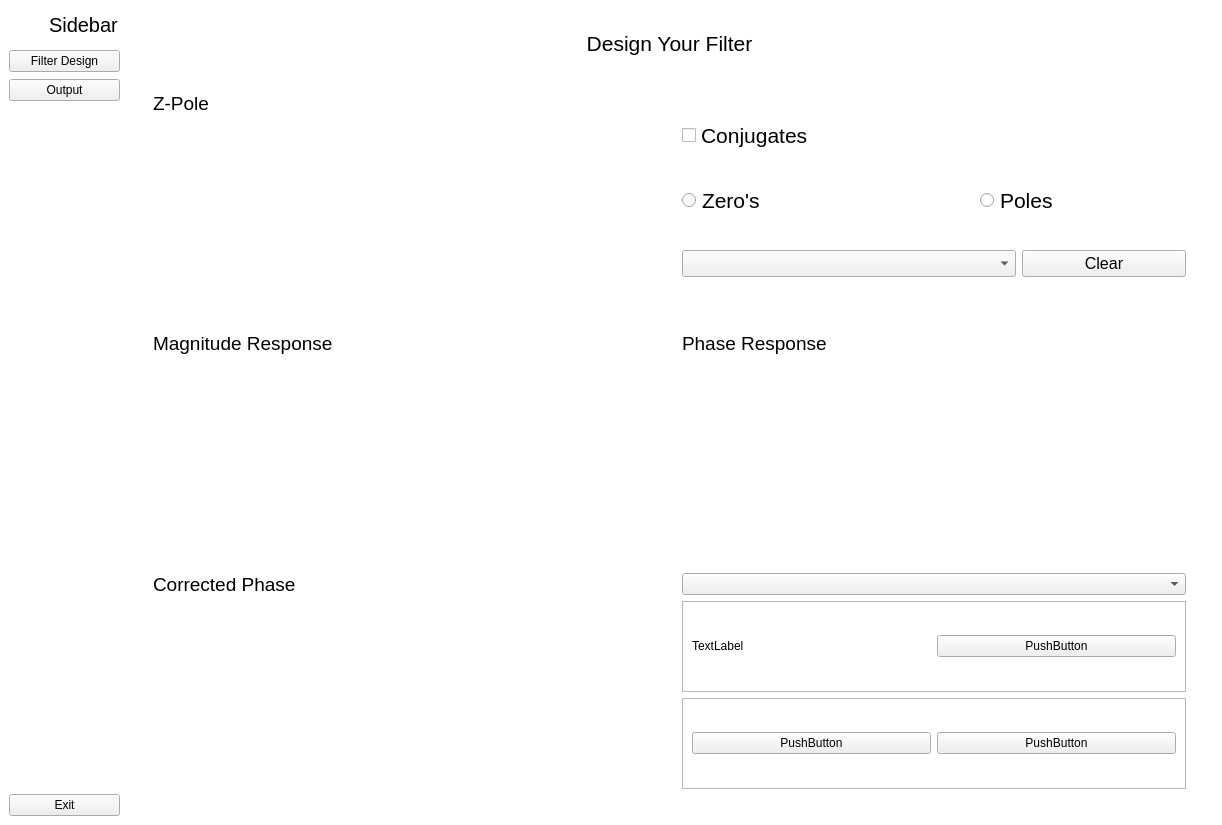
<?xml version="1.0" encoding="UTF-8"?>
<ui version="4.0">
 <class>MainWindow</class>
 <widget class="QMainWindow" name="MainWindow">
  <property name="geometry">
   <rect>
    <x>0</x>
    <y>0</y>
    <width>1222</width>
    <height>825</height>
   </rect>
  </property>
  <property name="font">
   <font>
    <pointsize>8</pointsize>
   </font>
  </property>
  <property name="windowTitle">
   <string>MainWindow</string>
  </property>
  <property name="styleSheet">
   <string notr="true">QMainWindow { background: #fff
}</string>
  </property>
  <widget class="QWidget" name="centralwidget">
   <layout class="QGridLayout" name="gridLayout_3">
    <item row="0" column="0">
     <widget class="QWidget" name="full_menu" native="true">
      <property name="maximumSize">
       <size>
        <width>16777215</width>
        <height>16777215</height>
       </size>
      </property>
      <layout class="QVBoxLayout" name="verticalLayout_4">
       <property name="spacing">
        <number>10</number>
       </property>
       <property name="leftMargin">
        <number>0</number>
       </property>
       <property name="topMargin">
        <number>0</number>
       </property>
       <property name="rightMargin">
        <number>0</number>
       </property>
       <property name="bottomMargin">
        <number>0</number>
       </property>
       <item>
        <layout class="QHBoxLayout" name="horizontalLayout">
         <item>
          <widget class="QLabel" name="label_2">
           <property name="minimumSize">
            <size>
             <width>30</width>
             <height>30</height>
            </size>
           </property>
           <property name="maximumSize">
            <size>
             <width>30</width>
             <height>30</height>
            </size>
           </property>
           <property name="text">
            <string/>
           </property>
           <property name="pixmap">
            <pixmap>../../Task 3/Signal-Equalizer/Icons/launchpad.png</pixmap>
           </property>
           <property name="scaledContents">
            <bool>true</bool>
           </property>
          </widget>
         </item>
         <item>
          <widget class="QLabel" name="label_3">
           <property name="minimumSize">
            <size>
             <width>71</width>
             <height>31</height>
            </size>
           </property>
           <property name="maximumSize">
            <size>
             <width>71</width>
             <height>31</height>
            </size>
           </property>
           <property name="font">
            <font>
             <family>Segoe UI</family>
             <pointsize>15</pointsize>
            </font>
           </property>
           <property name="text">
            <string>Sidebar</string>
           </property>
          </widget>
         </item>
        </layout>
       </item>
       <item>
        <layout class="QVBoxLayout" name="verticalLayout_2">
         <property name="spacing">
          <number>7</number>
         </property>
         <item>
          <widget class="QPushButton" name="uniformWave">
           <property name="text">
            <string>Filter Design</string>
           </property>
           <property name="icon">
            <iconset>
             <normaloff>../../Task 3/Signal-Equalizer/Icons/wave.png</normaloff>
             <normalon>../../Task 3/Signal-Equalizer/Icons/wave.png</normalon>../../Task 3/Signal-Equalizer/Icons/wave.png</iconset>
           </property>
           <property name="iconSize">
            <size>
             <width>14</width>
             <height>14</height>
            </size>
           </property>
           <property name="checkable">
            <bool>true</bool>
           </property>
           <property name="autoExclusive">
            <bool>true</bool>
           </property>
          </widget>
         </item>
         <item>
          <widget class="QPushButton" name="music">
           <property name="text">
            <string>Output</string>
           </property>
           <property name="icon">
            <iconset resource="../../Task 3/Signal-Equalizer/resource.qrc">
             <normaloff>:/icon/Icons/wave.png</normaloff>:/icon/Icons/wave.png</iconset>
           </property>
           <property name="iconSize">
            <size>
             <width>14</width>
             <height>14</height>
            </size>
           </property>
           <property name="checkable">
            <bool>true</bool>
           </property>
           <property name="autoExclusive">
            <bool>true</bool>
           </property>
          </widget>
         </item>
        </layout>
       </item>
       <item>
        <spacer name="verticalSpacer_2">
         <property name="orientation">
          <enum>Qt::Vertical</enum>
         </property>
         <property name="sizeType">
          <enum>QSizePolicy::Expanding</enum>
         </property>
         <property name="sizeHint" stdset="0">
          <size>
           <width>20</width>
           <height>536</height>
          </size>
         </property>
        </spacer>
       </item>
       <item>
        <widget class="QPushButton" name="exit">
         <property name="text">
          <string>Exit</string>
         </property>
         <property name="icon">
          <iconset>
           <normaloff>../../Task 3/Signal-Equalizer/Icons/logout.png</normaloff>
           <normalon>../../Task 3/Signal-Equalizer/Icons/logout.png</normalon>../../Task 3/Signal-Equalizer/Icons/logout.png</iconset>
         </property>
         <property name="iconSize">
          <size>
           <width>14</width>
           <height>14</height>
          </size>
         </property>
        </widget>
       </item>
      </layout>
     </widget>
    </item>
    <item row="0" column="1">
     <widget class="QWidget" name="widget_3" native="true">
      <layout class="QGridLayout" name="gridLayout_4">
       <item row="0" column="0">
        <widget class="QStackedWidget" name="stackedWidget">
         <property name="maximumSize">
          <size>
           <width>16777215</width>
           <height>50</height>
          </size>
         </property>
         <property name="currentIndex">
          <number>0</number>
         </property>
         <widget class="QWidget" name="page_8">
          <layout class="QGridLayout" name="gridLayout">
           <item row="0" column="0">
            <widget class="QLabel" name="label_1">
             <property name="font">
              <font>
               <family>Segoe UI</family>
               <pointsize>16</pointsize>
              </font>
             </property>
             <property name="text">
              <string>Design Your Filter</string>
             </property>
             <property name="alignment">
              <set>Qt::AlignCenter</set>
             </property>
            </widget>
           </item>
          </layout>
         </widget>
         <widget class="QWidget" name="page_2">
          <layout class="QGridLayout" name="gridLayout_2">
           <item row="0" column="0">
            <widget class="QLabel" name="label_4">
             <property name="maximumSize">
              <size>
               <width>16777215</width>
               <height>50</height>
              </size>
             </property>
             <property name="font">
              <font>
               <family>Segoe UI</family>
               <pointsize>16</pointsize>
              </font>
             </property>
             <property name="text">
              <string>Output</string>
             </property>
             <property name="alignment">
              <set>Qt::AlignCenter</set>
             </property>
            </widget>
           </item>
          </layout>
         </widget>
        </widget>
       </item>
       <item row="1" column="0">
        <widget class="QStackedWidget" name="stackedWidget_4">
         <property name="currentIndex">
          <number>0</number>
         </property>
         <widget class="QWidget" name="page_11">
          <layout class="QGridLayout" name="gridLayout_5">
           <item row="1" column="0">
            <widget class="QWidget" name="widget_5" native="true">
             <layout class="QGridLayout" name="gridLayout_8">
              <item row="0" column="0" alignment="Qt::AlignTop">
               <widget class="QLabel" name="label_6">
                <property name="font">
                 <font>
                  <pointsize>14</pointsize>
                 </font>
                </property>
                <property name="text">
                 <string>Magnitude Response</string>
                </property>
               </widget>
              </item>
              <item row="1" column="0">
               <widget class="QWidget" name="widget_9" native="true"/>
              </item>
             </layout>
            </widget>
           </item>
           <item row="0" column="1">
            <widget class="QWidget" name="widget_4" native="true">
             <layout class="QGridLayout" name="gridLayout_7">
              <item row="0" column="0" colspan="3">
               <widget class="QCheckBox" name="checkBox">
                <property name="font">
                 <font>
                  <pointsize>16</pointsize>
                 </font>
                </property>
                <property name="text">
                 <string>Conjugates</string>
                </property>
               </widget>
              </item>
              <item row="2" column="0" colspan="2">
               <widget class="QComboBox" name="comboBox">
                <property name="font">
                 <font>
                  <pointsize>12</pointsize>
                 </font>
                </property>
               </widget>
              </item>
              <item row="2" column="2">
               <widget class="QPushButton" name="pushButton">
                <property name="font">
                 <font>
                  <pointsize>12</pointsize>
                 </font>
                </property>
                <property name="text">
                 <string>Clear</string>
                </property>
               </widget>
              </item>
              <item row="1" column="0">
               <widget class="QRadioButton" name="radioButton">
                <property name="font">
                 <font>
                  <pointsize>16</pointsize>
                 </font>
                </property>
                <property name="text">
                 <string>Zero's</string>
                </property>
               </widget>
              </item>
              <item row="1" column="1" colspan="2" alignment="Qt::AlignHCenter">
               <widget class="QRadioButton" name="radioButton_2">
                <property name="font">
                 <font>
                  <pointsize>16</pointsize>
                 </font>
                </property>
                <property name="text">
                 <string>Poles</string>
                </property>
               </widget>
              </item>
             </layout>
            </widget>
           </item>
           <item row="2" column="1">
            <widget class="QWidget" name="widget_8" native="true">
             <layout class="QGridLayout" name="gridLayout_13">
              <item row="0" column="0">
               <widget class="QComboBox" name="comboBox_2"/>
              </item>
              <item row="1" column="0">
               <widget class="QFrame" name="frame_2">
                <property name="frameShape">
                 <enum>QFrame::StyledPanel</enum>
                </property>
                <property name="frameShadow">
                 <enum>QFrame::Raised</enum>
                </property>
                <layout class="QGridLayout" name="gridLayout_12">
                 <item row="0" column="0">
                  <widget class="QLabel" name="label_9">
                   <property name="text">
                    <string>TextLabel</string>
                   </property>
                  </widget>
                 </item>
                 <item row="0" column="1">
                  <widget class="QPushButton" name="pushButton_2">
                   <property name="text">
                    <string>PushButton</string>
                   </property>
                  </widget>
                 </item>
                </layout>
               </widget>
              </item>
              <item row="2" column="0">
               <widget class="QFrame" name="frame">
                <property name="frameShape">
                 <enum>QFrame::StyledPanel</enum>
                </property>
                <property name="frameShadow">
                 <enum>QFrame::Raised</enum>
                </property>
                <layout class="QGridLayout" name="gridLayout_11">
                 <item row="0" column="1">
                  <widget class="QPushButton" name="pushButton_3">
                   <property name="text">
                    <string>PushButton</string>
                   </property>
                  </widget>
                 </item>
                 <item row="0" column="0">
                  <widget class="QPushButton" name="pushButton_4">
                   <property name="text">
                    <string>PushButton</string>
                   </property>
                  </widget>
                 </item>
                </layout>
               </widget>
              </item>
             </layout>
            </widget>
           </item>
           <item row="1" column="1">
            <widget class="QWidget" name="widget_6" native="true">
             <layout class="QGridLayout" name="gridLayout_9">
              <item row="0" column="0" alignment="Qt::AlignTop">
               <widget class="QLabel" name="label_7">
                <property name="font">
                 <font>
                  <pointsize>14</pointsize>
                 </font>
                </property>
                <property name="text">
                 <string>Phase Response</string>
                </property>
               </widget>
              </item>
              <item row="1" column="0">
               <widget class="QWidget" name="widget_10" native="true"/>
              </item>
             </layout>
            </widget>
           </item>
           <item row="2" column="0">
            <widget class="QWidget" name="widget_7" native="true">
             <layout class="QGridLayout" name="gridLayout_10">
              <item row="0" column="0" alignment="Qt::AlignTop">
               <widget class="QLabel" name="label_8">
                <property name="font">
                 <font>
                  <pointsize>14</pointsize>
                 </font>
                </property>
                <property name="text">
                 <string>Corrected Phase</string>
                </property>
               </widget>
              </item>
              <item row="1" column="0">
               <widget class="QWidget" name="widget_12" native="true"/>
              </item>
             </layout>
            </widget>
           </item>
           <item row="0" column="0">
            <widget class="QWidget" name="widget_2" native="true">
             <layout class="QGridLayout" name="gridLayout_6">
              <item row="0" column="0" alignment="Qt::AlignTop">
               <widget class="QLabel" name="label_5">
                <property name="font">
                 <font>
                  <pointsize>14</pointsize>
                 </font>
                </property>
                <property name="text">
                 <string>Z-Pole</string>
                </property>
               </widget>
              </item>
              <item row="1" column="0">
               <widget class="QWidget" name="widget_11" native="true"/>
              </item>
             </layout>
            </widget>
           </item>
          </layout>
         </widget>
         <widget class="QWidget" name="page_12">
          <layout class="QGridLayout" name="gridLayout_20">
           <item row="2" column="0">
            <widget class="QWidget" name="widget_13" native="true">
             <layout class="QGridLayout" name="gridLayout_16">
              <item row="2" column="0" alignment="Qt::AlignBottom">
               <widget class="QWidget" name="widget_15" native="true">
                <layout class="QGridLayout" name="gridLayout_15">
                 <item row="0" column="0">
                  <widget class="QSlider" name="horizontalSlider">
                   <property name="orientation">
                    <enum>Qt::Horizontal</enum>
                   </property>
                  </widget>
                 </item>
                 <item row="0" column="1">
                  <widget class="QLabel" name="label_10">
                   <property name="text">
                    <string>TextLabel</string>
                   </property>
                  </widget>
                 </item>
                </layout>
               </widget>
              </item>
              <item row="1" column="0">
               <widget class="QWidget" name="widget_14" native="true"/>
              </item>
              <item row="0" column="0" alignment="Qt::AlignTop">
               <widget class="QLabel" name="label_11">
                <property name="text">
                 <string>Filtered Signal</string>
                </property>
               </widget>
              </item>
             </layout>
            </widget>
           </item>
           <item row="0" column="0" alignment="Qt::AlignTop">
            <widget class="QFrame" name="frame_3">
             <property name="frameShape">
              <enum>QFrame::StyledPanel</enum>
             </property>
             <property name="frameShadow">
              <enum>QFrame::Raised</enum>
             </property>
             <layout class="QGridLayout" name="gridLayout_14">
              <item row="0" column="1">
               <widget class="QRadioButton" name="radioButton_4">
                <property name="font">
                 <font>
                  <pointsize>14</pointsize>
                 </font>
                </property>
                <property name="text">
                 <string>Touch Pad</string>
                </property>
               </widget>
              </item>
              <item row="0" column="2">
               <widget class="QPushButton" name="pushButton_5">
                <property name="font">
                 <font>
                  <pointsize>14</pointsize>
                 </font>
                </property>
                <property name="text">
                 <string>Load</string>
                </property>
               </widget>
              </item>
              <item row="0" column="0">
               <widget class="QRadioButton" name="radioButton_3">
                <property name="font">
                 <font>
                  <pointsize>14</pointsize>
                 </font>
                </property>
                <property name="text">
                 <string>Load Signal</string>
                </property>
               </widget>
              </item>
             </layout>
            </widget>
           </item>
           <item row="1" column="0">
            <widget class="QWidget" name="widget" native="true">
             <layout class="QGridLayout" name="gridLayout_17">
              <item row="0" column="0" alignment="Qt::AlignTop">
               <widget class="QLabel" name="label_12">
                <property name="text">
                 <string>Input Signal</string>
                </property>
               </widget>
              </item>
              <item row="1" column="0">
               <widget class="QWidget" name="widget_17" native="true"/>
              </item>
             </layout>
            </widget>
           </item>
           <item row="3" column="0">
            <widget class="QWidget" name="widget_16" native="true">
             <layout class="QGridLayout" name="gridLayout_19">
              <item row="0" column="0" alignment="Qt::AlignBottom">
               <widget class="QGraphicsView" name="graphicsView"/>
              </item>
             </layout>
            </widget>
           </item>
          </layout>
         </widget>
        </widget>
       </item>
      </layout>
     </widget>
    </item>
   </layout>
  </widget>
 </widget>
 <resources>
  <include location="../../Task 3/Signal-Equalizer/resource.qrc"/>
 </resources>
 <connections>
  <connection>
   <sender>exit</sender>
   <signal>clicked()</signal>
   <receiver>MainWindow</receiver>
   <slot>close()</slot>
   <hints>
    <hint type="sourcelabel">
     <x>165</x>
     <y>815</y>
    </hint>
    <hint type="destinationlabel">
     <x>159</x>
     <y>733</y>
    </hint>
   </hints>
  </connection>
 </connections>
</ui>
